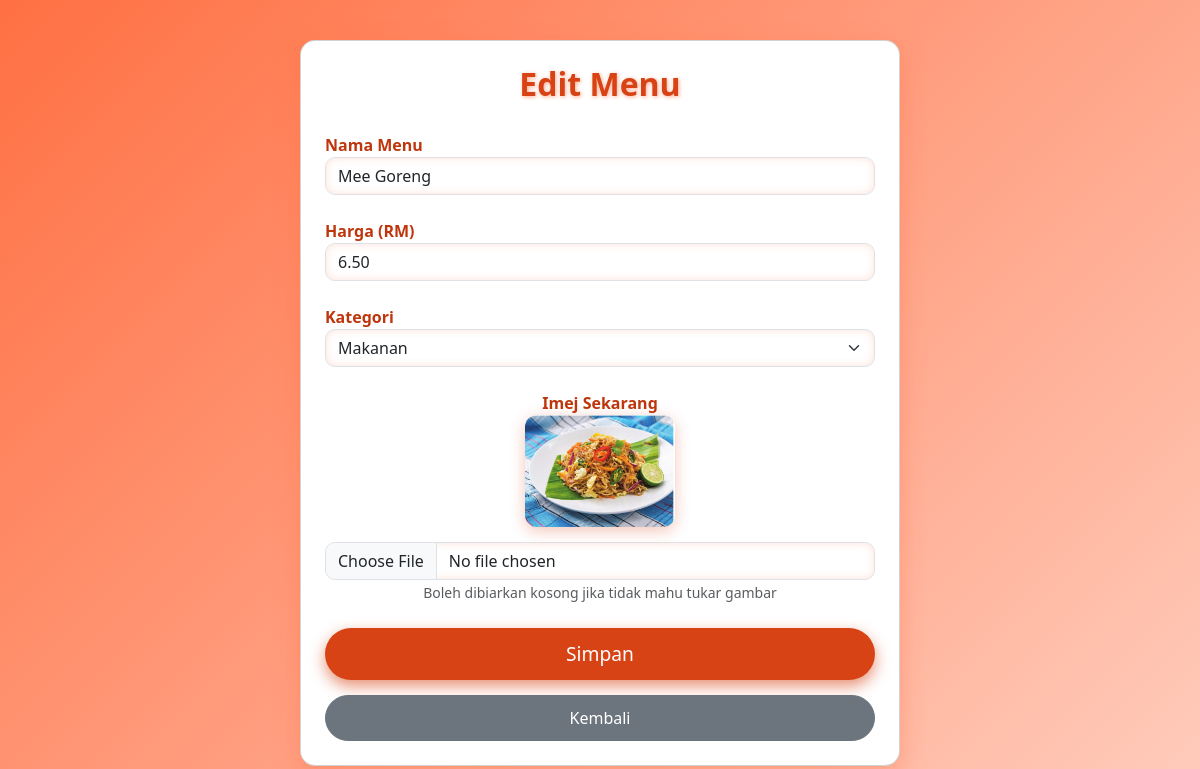
Screenshot of /restoran_maya/admin/menu_edit.php?id=2 (signed in) with the database file from the repository.
### tables this page shows
CREATE TABLE `menu` (
  `id` int(11) NOT NULL,
  `nama` varchar(100) NOT NULL,
  `kategori` varchar(100) DEFAULT NULL,
  `keterangan` text DEFAULT NULL,
  `harga` decimal(10,2) DEFAULT NULL,
  `imej` varchar(255) DEFAULT NULL
);

### restoran_maya/admin/menu_edit.php (the view, shortened to what this page needs)
<?php
include '../db.php';
$id = (int)$_GET['id'];
$result = mysqli_query($conn, "SELECT * FROM menu WHERE id = $id");
$menu = mysqli_fetch_assoc($result);
$kategori_result = mysqli_query($conn, "SELECT DISTINCT kategori FROM menu ORDER BY kategori");
$kategori_list = [];
while ($row = mysqli_fetch_assoc($kategori_result)) {
    $kategori_list[] = $row['kategori'];
}
?>
<!DOCTYPE html>
<html lang="ms">
<head>
  <link href="https://cdn.jsdelivr.net/npm/bootstrap@5.3.3/dist/css/bootstrap.min.css" rel="stylesheet" />
</head>
<body>
  <div class="card p-4">
    <h2>Edit Menu</h2>
    <form method="POST" enctype="multipart/form-data">
      <div class="mb-4">
        <label for="nama">Nama Menu</label>
        <input type="text" id="nama" name="nama" value="<?= htmlspecialchars($menu['nama']) ?>" class="form-control" required />
      </div>
      <div class="mb-4">
        <label for="harga">Harga (RM)</label>
        <input type="number" step="0.01" id="harga" name="harga" value="<?= $menu['harga'] ?>" class="form-control" required />
      </div>
      <div class="mb-4">
        <label for="kategori">Kategori</label>
        <select id="kategori" name="kategori" class="form-select" required>
          <?php foreach ($kategori_list as $kat): ?>
            <option value="<?= htmlspecialchars($kat) ?>" <?= ($kat === $menu['kategori']) ? 'selected' : '' ?>>
              <?= htmlspecialchars($kat) ?>
            </option>
          <?php endforeach; ?>
        </select>
      </div>
      <div class="mb-4 text-center">
        <label>Imej Sekarang</label><br>
        <img src="../uploads/<?= htmlspecialchars($menu['imej']) ?>" alt="Imej Menu" class="menu-img" /><br />
        <input type="file" name="imej" class="form-control" />
        <small class="text-muted">Boleh dibiarkan kosong jika tidak mahu tukar gambar</small>
      </div>
      <button type="submit" name="update" class="btn btn-primary">Simpan</button>
      <a href="menu_manage.php" class="btn btn-secondary">Kembali</a>
    </form>
  </div>
</body>
</html>

### restoran_maya/admin/menu_edit.php (style rules this page uses)
body { background: linear-gradient(135deg, #FF7043 0%, #FFCCBC 100%); min-height: 100vh; font-family: 'Segoe UI', Tahoma, Geneva, Verdana, sans-serif; padding-top: 40px; }
.card { border-radius: 15px; box-shadow: 0 8px 25px rgba(255, 112, 67, 0.4); max-width: 600px; margin: auto; background: white; }
h2 { color: #D84315; font-weight: 700; text-align: center; margin-bottom: 30px; text-shadow: 1px 1px 4px #FFAB91; }
label { font-weight: 600; color: #BF360C; }
.form-control, .form-select { border-radius: 10px; box-shadow: inset 0 0 8px rgba(255, 112, 67, 0.2); transition: box-shadow 0.3s ease; }
.btn-primary { background-color: #D84315; border: none; padding: 12px 30px; font-size: 1.2rem; border-radius: 50px; box-shadow: 0 6px 15px rgba(216, 67, 21, 0.6); transition: background-color 0.3s ease; width: 100%; }
.btn-secondary { border-radius: 50px; padding: 10px 25px; font-size: 1rem; margin-top: 15px; width: 100%; }
img.menu-img { border-radius: 12px; max-width: 150px; box-shadow: 0 4px 15px rgba(216, 67, 21, 0.3); margin-bottom: 15px; }

### rows the page displays
menu: nama "Mee Goreng", harga "6.50", kategori "Makanan", imej (picture)
